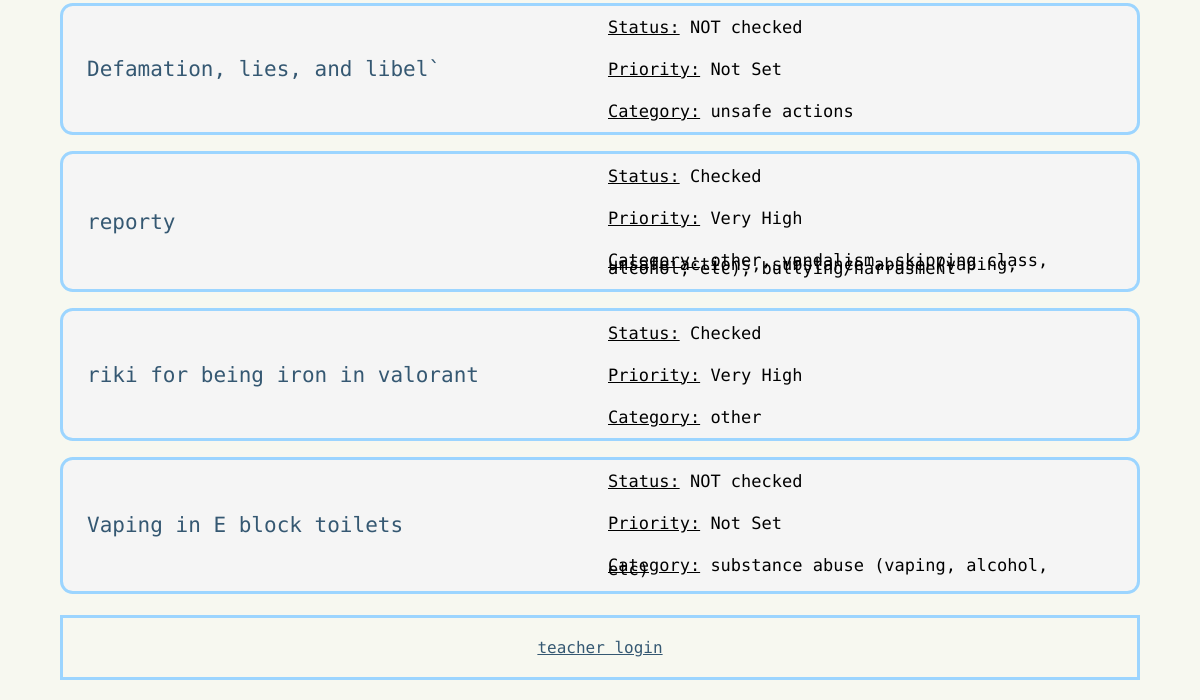
The app's page /view (signed in, lower part), older data.
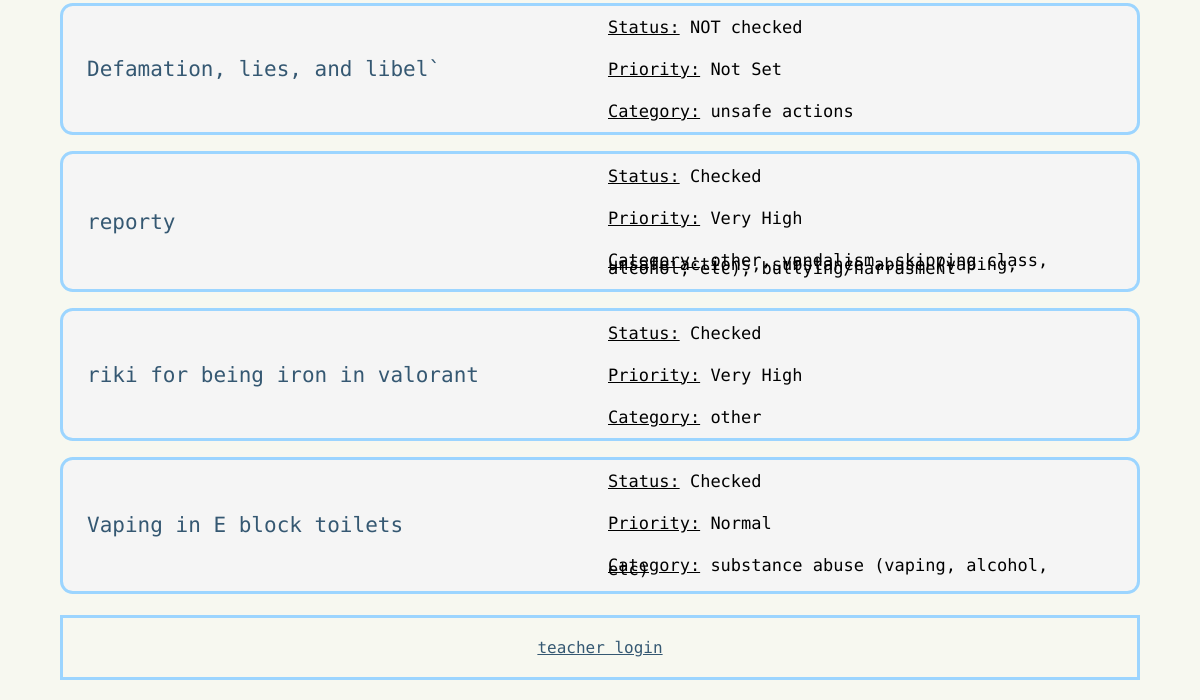
The same page, newer data.
### routes.py (models this page shows)
class Reports(db.Model):
    __tablename__ = "Reports"
    report_id = db.Column(db.Integer, primary_key=True)
    report_title = db.Column(db.String, nullable=False)
    report_detail = db.Column(db.String, nullable=False)
    report_time = db.Column(db.String, nullable=False)
    status_id = db.Column(db.Integer, db.ForeignKey("Status.status_id"), nullable=True)
    status = db.relationship("Status", backref="reports")
    priority_id = db.Column(db.Integer, db.ForeignKey("Priority.priority_id"), nullable=True)
    priority = db.relationship("Priority", backref="reports")
    types = db.relationship("Type", secondary=Report_Type, backref="reports")

class Status(db.Model):
    __tablename__ = "Status"
    status_id = db.Column(db.Integer, primary_key=True)
    status = db.Column(db.String, nullable=False)

class Priority(db.Model):
    __tablename__ = "Priority"
    priority_id = db.Column(db.Integer, primary_key=True)
    priority = db.Column(db.String, nullable=False)

class Type(db.Model):
    __tablename__ = "Type"
    type_id = db.Column(db.Integer, primary_key=True)
    type = db.Column(db.String, nullable=False)

### routes.py (the view)
@app.route("/view", methods=["GET"])
@login_required
def view():
    sort = request.args.get("sort", "original")
    if sort == "status":
        reports = Reports.query.join(Status).order_by(Status.status.asc()).all()
    elif sort == "type":
        reports = Reports.query.join(Reports.types).order_by(Type.type.asc()).all()
    elif sort == "priority":
        reports = Reports.query.join(Priority).order_by(Priority.priority.asc()).all()
    else:
        reports = Reports.query.order_by(Reports.report_id.asc()).all()
    status = Status.query.all()
    types = Type.query.all()
    priority = Priority.query.all()
    return render_template(
        "view.html", reports=reports, status=status, types=types, sort=sort, priority=priority
    )

### routes.py (called while the page is built)
@login_manager.user_loader
def load_user(user_id):
    return User.query.get(user_id)

### templates/view.html (shortened to what this page needs)
{% extends "layout.html" %}
{% block content %}
<div class="block">
    {% for report in reports %}
        <div class="reports">
            <a href="http://127.0.0.1:5000/edit/{{ report.report_id }}" class="report_name">{{ report.report_title }}</a>
            <div class="right_info">
                <p>
                <u>Status:</u>
                {% if report.status %}
                    {{ report.status.status }}
                {% else %}
                    No status
                {% endif %}
                </p>
                <br>
                <p>
                <u>Priority:</u>
                {% if report.priority %}
                    {{ report.priority.priority }}
                {% else %}
                    No
                {% endif %}
                </p>
                <br>
                <p>
                <u>Category:</u>
                {% if report.types %}
                    {% for t in report.types %}
                        {{ t.type }}{% if not loop.last %}, {% endif %}
                    {% endfor %}
                {% else %}
                    No type
                {% endif %}
                </p>
            </div>
        </div>
    {% endfor %}
</div>
{% endblock %}

### templates/layout.html (shortened to what this page needs)
<!DOCTYPE html>
<html lang="en">
<head>
    <link rel="stylesheet" href="../static/style.css">
</head>
<body>
    <main>
        {% block content %}
        {% endblock %}
    </main>
    <footer>{% include "footer.html" %}</footer>
</body>
</html>

### templates/footer.html
<div class="footer">
    <a href="http://127.0.0.1:5000/login">teacher login</a>
</div>

### static/style.css (style rules this page uses)
html, body { font-family: "Victor Mono", monospace; }
a { color: #355872; }
.report_name { color: #355872; text-decoration: none; font-size: 21px; }
body { background-color: #F7F8F0; margin-left: 5%; margin-right: 5%; }
.reports { display: grid; grid-template-columns: 1fr 1fr; align-items: center; gap: 1rem; border: 3px solid #9CD5FF; background-color: whitesmoke; border-radius: 0.8rem; margin-bottom: 1rem; padding: 0.15rem 1.5rem; overflow-wrap: break-word; }
.right_info { margin-right: 1rem; line-height: 0.25rem; }
footer { margin-top: 2%; border: 3px solid #9CD5FF; text-align: center; font-family: "Victor Mono", monospace; padding: 20px; margin-bottom: 20px; }

Row changes from the older to the newer data that the page shows:
changed Reports "Vaping in E block toilets": status.status "NOT checked" → "Checked"; priority.priority "Not Set" → "Normal"
